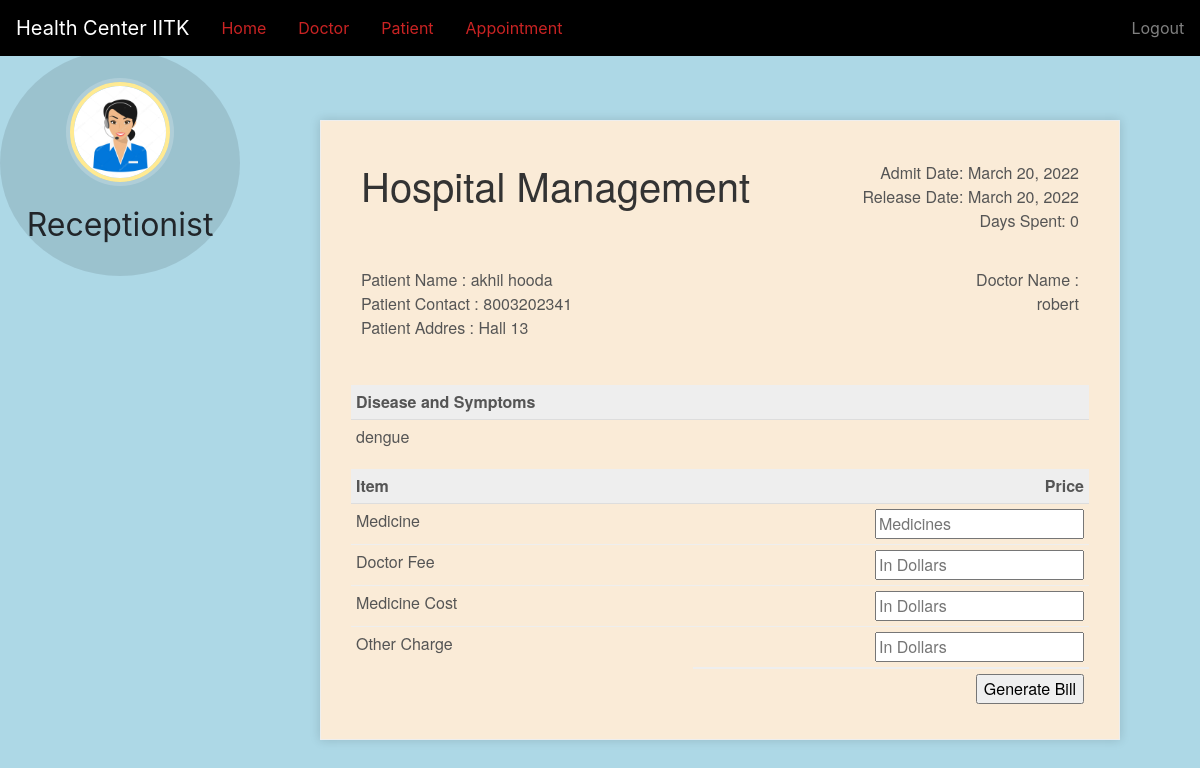
The app's page /discharge-patient/8 (signed in) with its own data.
### hospital/models.py (models this page shows, shortened)
class Patient(models.Model):
    user=models.OneToOneField(User,on_delete=models.CASCADE)
    profile_pic= models.ImageField(upload_to='profile_pic/PatientProfilePic/',null=True,blank=True)
    address = models.CharField(max_length=40)
    mobile = models.CharField(max_length=20,null=False)
    symptoms = models.CharField(max_length=100,null=False)
    assignedDoctorId = models.PositiveIntegerField(null=True)
    admitDate=models.DateField(auto_now=True)
    status=models.BooleanField(default=False)
    @property
    def get_name(self):
        return self.user.first_name+" "+self.user.last_name

### hospital/views.py (the view, shortened to what this page needs)
# urls.py: path('discharge-patient/<int:pk>', views.discharge_patient_view,name='discharge-patient'),
@login_required(login_url='adminlogin')
@user_passes_test(is_admin)
def discharge_patient_view(request,pk):
    patient=models.Patient.objects.get(id=pk)
    days=(date.today()-patient.admitDate) #2 days, 0:00:00
    assignedDoctor=models.User.objects.all().filter(id=patient.assignedDoctorId)
    d=days.days # only how many day that is 2
    patientDict={
        'patientId':pk,
        'name':patient.get_name,
        'mobile':patient.mobile,
        'address':patient.address,
        'symptoms':patient.symptoms,
        'admitDate':patient.admitDate,
        'todayDate':date.today(),
        'day':d,
        'assignedDoctorName':assignedDoctor[0].first_name,
    }
    return render(request,'hospital/patient_generate_bill.html',context=patientDict)

### hospital/views.py (called while the page is built)
def is_admin(user):
    return user.groups.filter(name='ADMIN').exists()

### templates/hospital/patient_generate_bill.html (shortened to what this page needs)
{% extends 'hospital/admin_base.html' %}
{% load static %}
{% block content %}
<head>
</head>
<br><br><br>
<div class="invoice-box">
  <table cellpadding="0" cellspacing="0">
    <tr class="top">
      <td colspan="2">
        <table>
          <tr>
            <td class="title">
              <h1>Hospital Management</h1>
            </td>
            <td>
              Admit Date: {{admitDate}}<br>
              Release Date: {{todayDate}}<br>
              Days Spent: {{day}}
            </td>
          </tr>
        </table>
      </td>
    </tr>
    <tr class="information">
      <td colspan="2">
        <table>
          <tr>
            <td>
              Patient Name : {{name}}<br>
              Patient Contact : {{mobile}}<br>
              Patient Addres : {{address}}<br>
            </td>
            <td>
              Doctor Name :<br>
              {{assignedDoctorName}}<br>
            </td>
          </tr>
        </table>
      </td>
    </tr>
    <tr class="heading">
      <td>
        Disease and Symptoms
      </td>
      <td>
      </td>
    </tr>
    <tr class="details">
      <td>
        {{symptoms}}
      </td>
    </tr>
    <tr class="heading">
      <td>
        Item
      </td>
      <td>
        Price
      </td>
    </tr>
    <form method="post">
      <tr class="item">
        <td>
          Medicine
        </td>
        <td>
          <input type="text" name="roomCharge" placeholder="Medicines" value="">
        </td>
      </tr>
      <tr class="item">
        <td>
          Doctor Fee
        </td>
        <td>
          <input type="number" name="doctorFee" placeholder="In Dollars" value="">
        </td>
      </tr>
      <tr class="item">
        <td>
          Medicine Cost
        </td>
        <td>
          <input type="number" name="medicineCost" placeholder="In Dollars" value="">
        </td>
      </tr>
      <tr class="item last">
        <td>
          Other Charge
        </td>
        <td>
          <input type="number" name="OtherCharge" placeholder="In Dollars" value="">
        </td>
      </tr>
      <tr class="total">
        <td></td>
        <td>
          <input type="submit" name="submit" value="Generate Bill">
        </td>
      </tr>
    </form>
  </table>
</div>
{% endblock content %}

### static/style.css (style rules this page uses)
body { padding-left: 240px; }

### templates/hospital/admin_base.html (style rules this page uses)
body { background-color: lightblue; }
body { background-image : url('https://surge.iitk.ac.in/images/iitk1.jpg'); background-size: cover; background-repeat: no-repeat; }

### templates/hospital/patient_generate_bill.html (style rules this page uses)
.invoice-box { background-color: antiquewhite; max-width: 800px; margin: auto; padding: 30px; border: 1px solid #eee; box-shadow: 0 0 10px rgba(0, 0, 0, .15); font-size: 16px; line-height: 24px; font-family: 'Helvetica Neue', 'Helvetica', Helvetica, Arial, sans-serif; color: #555; }
.invoice-box table { width: 100%; line-height: inherit; text-align: left; }
.invoice-box table td { padding: 5px; vertical-align: top; }
.invoice-box table tr td:nth-child(2) { text-align: right; }
.invoice-box table tr.top table td { padding-bottom: 20px; }
.invoice-box table tr.top table td.title { font-size: 45px; line-height: 45px; color: #333; }
.invoice-box table tr.information table td { padding-bottom: 40px; }
.invoice-box table tr.heading td { background: #eee; border-bottom: 1px solid #ddd; font-weight: bold; }
.invoice-box table tr.details td { padding-bottom: 20px; }
.invoice-box table tr.item td { border-bottom: 1px solid #eee; }
.invoice-box table tr.item.last td { border-bottom: none; }
.invoice-box table tr.total td:nth-child(2) { border-top: 2px solid #eee; font-weight: bold; }

### records on screen
Patient: admitDate "March 20, 2022", mobile "8003202341", address "Hall 13", symptoms "dengue"

### other values on screen
{{ name }} "akhil hooda"
{{ assignedDoctorName }} "robert"
